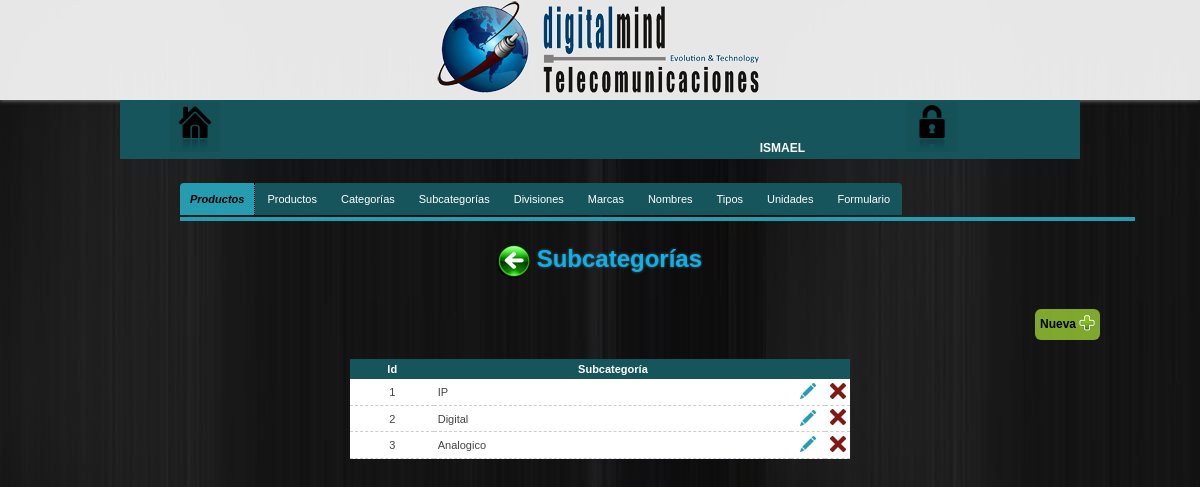
The app's page /configuracion/productos/subcategorias (signed in) with its own data.
### tables this page shows
CREATE TABLE IF NOT EXISTS `subcategorias` (
  `id_subcategoria` int(11) NOT NULL,
  `nombre_subcategoria` varchar(111) NOT NULL
);

### configuracion/productos/subcategorias/classSubcategoriaProducto.php (called while the page is built, shortened)
<?php
	class SubcategoriaProducto
	{
		public function obtenerSubcategoriasProducto() {
			$Conexion = new dataBaseConn();
			$sth = $Conexion -> prepare('SELECT id_subcategoria,nombre_subcategoria FROM subcategorias');
			$sth -> execute();
			$subcategoriasProd = $sth -> fetchAll();
			return $subcategoriasProd;
		}
	}
?>

### libs/encrypt_decrypt_strings_urls.php (called while the page is built, shortened)
<?php
	function encrypt($string, $key) {
	   $result = '';
	   for($i=0; $i<strlen($string); $i++) {
	      $char = substr($string, $i, 1);
	      $keychar = substr($key, ($i % strlen($key))-1, 1);
	      $char = chr(ord($char)+ord($keychar));
	      $result.=$char;
	   }
	   return base64_encode($result);
	}
?>

### configuracion/productos/subcategorias/tabla_subcategoriasp.php (the view, shortened to what this page needs)
<?php require_once("../../../libs/encrypt_decrypt_strings_urls.php"); ?>
<?php if($datSubcatProducto = $fnSubcatProducto -> obtenerSubcategoriasProducto() ) : ?>
	<table class="datos-bd">
		<tr>
			<th>Id</th>
			<th>Subcategoría</th>
			<th>&nbsp;</th>
			<th>&nbsp;</th>
		</tr>
		<?php foreach($datSubcatProducto as $subcatProducto) : ?>
			<tr>
				<td><?=$subcatProducto['id_subcategoria']?></td>
				<td style="text-align: left;"><?=$subcatProducto['nombre_subcategoria']?></td>
				<td width="5%">
					<?php $idSubcatProd = encrypt($subcatProducto['id_subcategoria'],"subcategoriasProductoDM") ?>
					<a href="actualizar_subcategoriap.php?IDsubcategoria=<?=$idSubcatProd?>" class="EditSubcatProd"><img src="../../../images/editar.png" title="Editar"></a>
				</td>
				<td width="5%">
					<form action="" method="POST" enctype="application/x-www-form-urlencoded" target="_self">
						<button type="button" class="deleteSubcatProd">
							<img src="../../../images/eliminar.png" title="Borrar" alt="Borrar">
						</button>
					</form>
				</td>
			</tr>
		<?php endforeach; ?>
	</table>
	<br />
<?php else :?>
	<div class="vacio">
		(Sin registros)
	</div>
<?php endif; ?>

### css/menu.css (style rules this page uses)
* { margin: 0;padding: 0; }
a { color: #28C7E0;text-decoration:none; }
body { background: url(../images/bg.jpg) fixed; color:#444; font-family:Verdana,Helvetica,Sans-serif;font-size:12px; }
a { text-decoration: none; }

### css/tabla.css (style rules this page uses)
table { border-collapse: separate;font-size: 13px; margin: 0 0 30px 0; }
.datos-bd { background: #FFF; border-collapse: collapse; width: 500px; }
.datos-bd th { background: #16555B;color: #FFF; font-weight: bold; text-align: center; padding: .4em; }
.datos-bd td { border-bottom: 1px #CCC dashed; padding: .3em; text-align: center; }
.datos-bd a { color:#16555B;margin: .5em; }
button { background-color: transparent; border: none; cursor: pointer; }

### libs/dataTables/css/datatables.css (style rules this page uses)
table { border-collapse: separate; font-size: 11px; width: 80%; margin: 0 auto; }
button { background-color: transparent; border: none; cursor: pointer; }

### records on screen
subcategorias: id_subcategoria "1", nombre_subcategoria "IP"
subcategorias: id_subcategoria "2", nombre_subcategoria "Digital"
subcategorias: id_subcategoria "3", nombre_subcategoria "Analogico"

### other values on screen
$_SESSION["usuario"] "ISMAEL"
